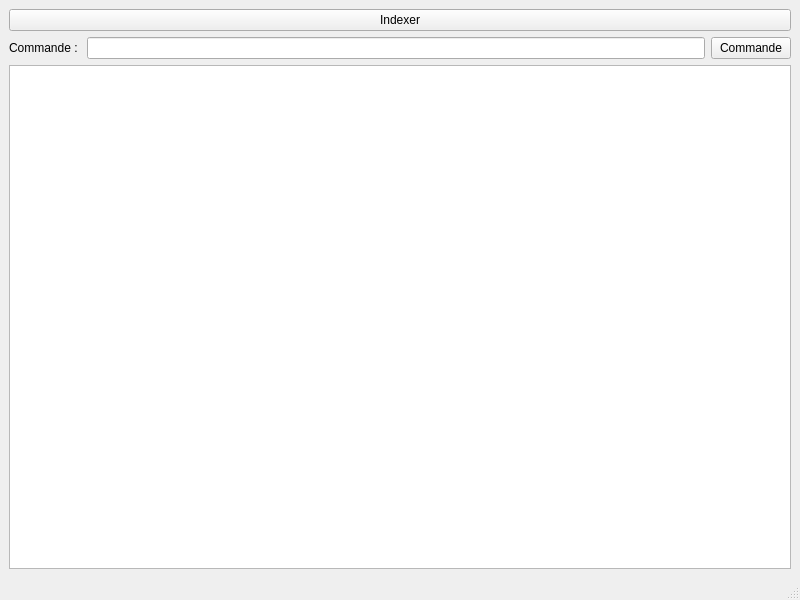
<?xml version="1.0" encoding="UTF-8"?>
<ui version="4.0">
 <class>MainWindow</class>
 <widget class="QMainWindow" name="MainWindow">
  <property name="geometry">
   <rect>
    <x>0</x>
    <y>0</y>
    <width>800</width>
    <height>600</height>
   </rect>
  </property>
  <property name="windowTitle">
   <string>MainWindow</string>
  </property>
  <widget class="QWidget" name="centralwidget">
   <layout class="QVBoxLayout" name="verticalLayout">
    <item>
     <widget class="QPushButton" name="start">
      <property name="text">
       <string>Indexer</string>
      </property>
     </widget>
    </item>
    <item>
     <layout class="QHBoxLayout" name="horizontalLayout">
      <item>
       <widget class="QLabel" name="label">
        <property name="text">
         <string>Commande : </string>
        </property>
       </widget>
      </item>
      <item>
       <widget class="QLineEdit" name="Commande"/>
      </item>
      <item>
       <widget class="QPushButton" name="btn_Commande">
        <property name="text">
         <string>Commande</string>
        </property>
       </widget>
      </item>
     </layout>
    </item>
    <item>
     <layout class="QHBoxLayout" name="horizontalLayout_5">
      <item>
       <widget class="QListWidget" name="result"/>
      </item>
      <item>
       <layout class="QVBoxLayout" name="verticalLayout_2"/>
      </item>
     </layout>
    </item>
   </layout>
  </widget>
  <widget class="QMenuBar" name="menubar">
   <property name="geometry">
    <rect>
     <x>0</x>
     <y>0</y>
     <width>800</width>
     <height>21</height>
    </rect>
   </property>
  </widget>
  <widget class="QStatusBar" name="statusbar"/>
 </widget>
 <resources/>
 <connections/>
</ui>
